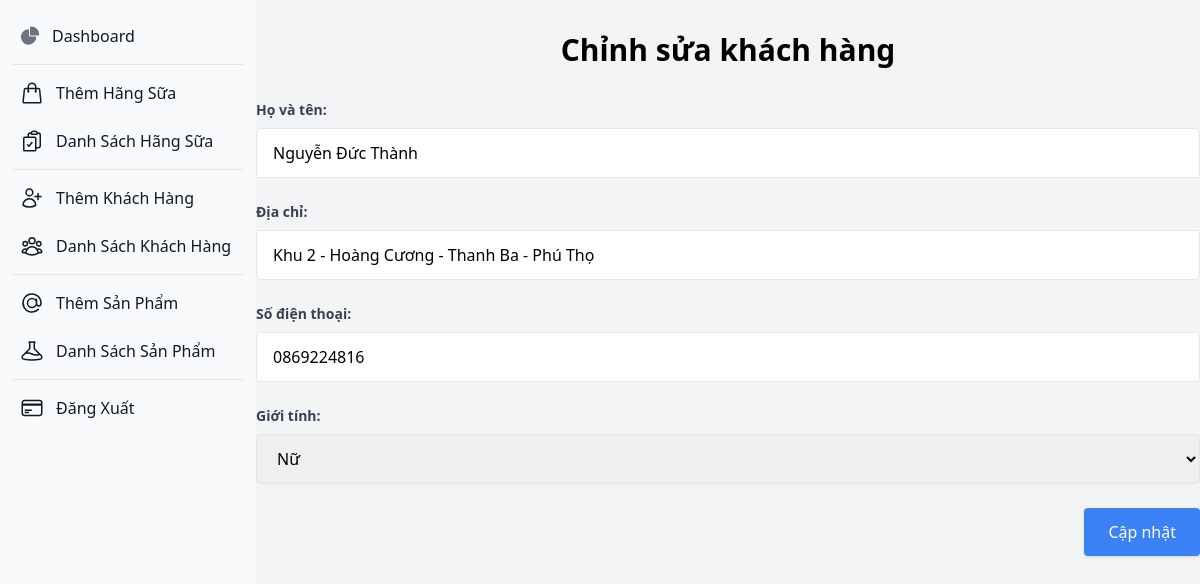
Page /admin/dashboard.php?route=updateKhachHang.php&Id=KH004 on the earlier database version.
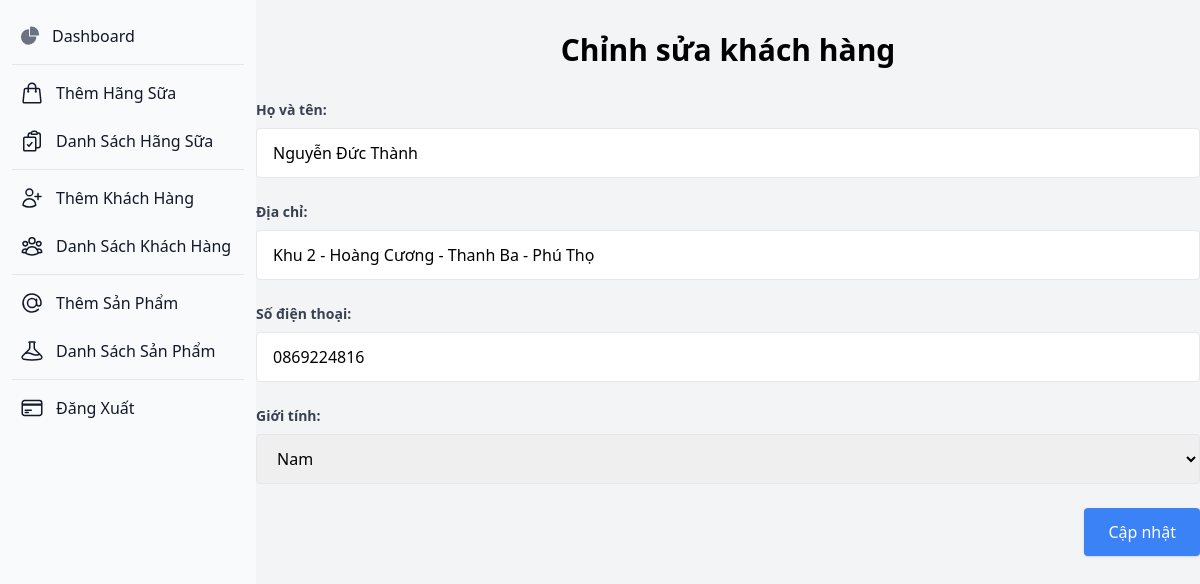
Same page on the later database version.
### tables this page shows
CREATE TABLE `customer` (
  `Id` varchar(255) NOT NULL,
  `FullName` varchar(255) DEFAULT NULL,
  `Gender` bit(1) DEFAULT NULL,
  `Address` varchar(255) DEFAULT NULL,
  `PhoneNumber` varchar(255) DEFAULT NULL
);

### admin/updateKhachHang.php (the view, shortened to what this page needs)
<?php
include '../connect.php';
if (isset($_GET['Id'])) {
    $Id = $_GET['Id'];
    $query = "SELECT * FROM Customer WHERE Id = ?";
    $stmt = $conn->prepare($query);
    $stmt->bind_param("s", $Id);
    $stmt->execute();
    $result = $stmt->get_result();
    $customer = $result->fetch_assoc();
}
?>
<!DOCTYPE html>
<html lang="en">
<head>
    <script src="https://cdn.tailwindcss.com"></script>
</head>
<body class="bg-gray-100 py-12">
    <div class="container mx-auto mt-8 max-w-6xl rounded-lg">
        <h2 class="text-3xl font-bold text-center mb-8">Chỉnh sửa khách hàng</h2>
        <form method="POST" action="updateKhachHang.php">
            <div class="mb-6">
                <label class="block text-gray-700 text-sm font-bold mb-2">Họ và tên:</label>
                <input type="text" name="FullName" value="<?php echo $customer['FullName']; ?>"
                    class="w-full px-4 py-3 border rounded focus:outline-none focus:border-blue-500">
            </div>
            <div class="mb-6">
                <label class="block text-gray-700 text-sm font-bold mb-2">Địa chỉ:</label>
                <input type="text" name="Address" value="<?php echo $customer['Address']; ?>"
                    class="w-full px-4 py-3 border rounded focus:outline-none focus:border-blue-500">
            </div>
            <div class="mb-6">
                <label class="block text-gray-700 text-sm font-bold mb-2">Số điện thoại:</label>
                <input type="text" name="PhoneNumber" value="<?php echo $customer['PhoneNumber']; ?>"
                    class="w-full px-4 py-3 border rounded focus:outline-none focus:border-blue-500">
            </div>
            <div class="mb-6">
                <label class="block text-gray-700 text-sm font-bold mb-2">Giới tính:</label>
                <select name="Gender" class="w-full px-4 py-3 border rounded focus:outline-none focus:border-blue-500">
                    <option value="Nam" <?php echo $customer['Gender'] == 1 ? 'selected' : ''; ?>>Nam</option>
                    <option value="Nữ" <?php echo $customer['Gender'] == 0 ? 'selected' : ''; ?>>Nữ</option>
                </select>
            </div>
            <div class="flex justify-end gap-4">
                <button type="submit"
                    class="bg-blue-500 text-white px-6 py-3 rounded shadow hover:bg-blue-600 transition duration-300">
                    Cập nhật
                </button>
            </div>
        </form>
    </div>
</body>
</html>

Differences in the rows shown:
changed customer "Nguyễn Đức Thành": Gender "Nữ" → "Nam"
